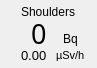
        <widget class="QFrame" name="cps_frame_m3">
         <property name="geometry">
          <rect>
           <x>576</x>
           <y>109</y>
           <width>97</width>
           <height>68</height>
          </rect>
         </property>
         <property name="toolTip">
          <string>&lt;html&gt;&lt;head/&gt;&lt;body&gt;&lt;p&gt;Module 3&lt;/p&gt;&lt;/body&gt;&lt;/html&gt;</string>
         </property>
         <property name="frameShape">
          <enum>QFrame::NoFrame</enum>
         </property>
         <property name="frameShadow">
          <enum>QFrame::Plain</enum>
         </property>
         <widget class="QWidget" name="layoutWidget_10">
          <property name="geometry">
           <rect>
            <x>4</x>
            <y>3</y>
            <width>88</width>
            <height>59</height>
           </rect>
          </property>
          <layout class="QVBoxLayout" name="verticalLayout_14">
           <property name="spacing">
            <number>0</number>
           </property>
           <item alignment="Qt::AlignHCenter">
            <widget class="QLabel" name="bodypart_m3">
             <property name="text">
              <string>Shoulders</string>
             </property>
            </widget>
           </item>
           <item>
            <layout class="QGridLayout" name="gridLayout_12">
             <property name="leftMargin">
              <number>0</number>
             </property>
             <property name="rightMargin">
              <number>0</number>
             </property>
             <property name="bottomMargin">
              <number>0</number>
             </property>
             <property name="spacing">
              <number>2</number>
             </property>
             <item row="1" column="1" alignment="Qt::AlignHCenter">
              <widget class="QLabel" name="uSv_label_m3">
               <property name="font">
                <font>
                 <pointsize>8</pointsize>
                </font>
               </property>
               <property name="text">
                <string>µSv/h</string>
               </property>
              </widget>
             </item>
             <item row="0" column="1" alignment="Qt::AlignHCenter|Qt::AlignBottom">
              <widget class="QLabel" name="cps_label_m3">
               <property name="text">
                <string>Bq</string>
               </property>
              </widget>
             </item>
             <item row="0" column="0" alignment="Qt::AlignRight">
              <widget class="QLabel" name="CPS_m3">
               <property name="minimumSize">
                <size>
                 <width>0</width>
                 <height>26</height>
                </size>
               </property>
               <property name="maximumSize">
                <size>
                 <width>16777215</width>
                 <height>26</height>
                </size>
               </property>
               <property name="font">
                <font>
                 <family>Arial Black</family>
                 <pointsize>20</pointsize>
                 <weight>50</weight>
                 <bold>false</bold>
                </font>
               </property>
               <property name="text">
                <string>0</string>
               </property>
              </widget>
             </item>
             <item row="1" column="0" alignment="Qt::AlignRight">
              <widget class="QLabel" name="uSv_m3">
               <property name="minimumSize">
                <size>
                 <width>0</width>
                 <height>14</height>
                </size>
               </property>
               <property name="maximumSize">
                <size>
                 <width>16777215</width>
                 <height>14</height>
                </size>
               </property>
               <property name="font">
                <font>
                 <pointsize>10</pointsize>
                </font>
               </property>
               <property name="text">
                <string>0.00</string>
               </property>
              </widget>
             </item>
            </layout>
           </item>
          </layout>
         </widget>
         <widget class="QLabel" name="cps_bg_m3">
          <property name="geometry">
           <rect>
            <x>2</x>
            <y>2</y>
            <width>91</width>
            <height>62</height>
           </rect>
          </property>
          <property name="frameShadow">
           <enum>QFrame::Sunken</enum>
          </property>
          <property name="text">
           <string/>
          </property>
          <property name="pixmap">
           <pixmap resource="RadMaster 3000+ v0.1/resources.qrc">:/bg/resources/bg/cps_frame.png</pixmap>
          </property>
          <property name="scaledContents">
           <bool>true</bool>
          </property>
         </widget>
         <zorder>cps_bg_m3</zorder>
         <zorder>layoutWidget_10</zorder>
        </widget>
